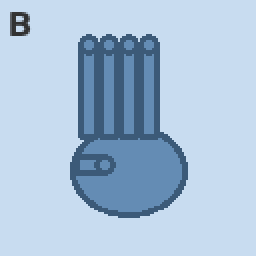
#> input picture sample signs/sign_B.png, 128 x 128 px (shown 2 times larger)
$ python -i preprocessing.py   (imports and definitions only)
#> lines starting #> are read from the running program, lines starting #| are printed output that depends on the picture; after the words box and inside, x2 and y2 are one past the last pixel; in counts of white or black regions, pixels touching at a corner belong together
"""
utils/preprocessing.py
──────────────────────
OpenCV-based image preprocessing pipeline for hand-sign images.
"""

import cv2
import numpy as np

IMG_SIZE = 64   # final feature image size

def load_image(path):
#> called with path = '../sample signs/sign_B.png'
    img = cv2.imread(path)
#> img is the input picture: shape (128, 128, 3); mean B, G, R 217.7, 193.9, 170.1
    if img is None:
        raise FileNotFoundError(f"Cannot load: {path}")
    return img

def resize(img, size=IMG_SIZE):
#> called with size = 64
    return cv2.resize(img, (size, size), interpolation=cv2.INTER_AREA)
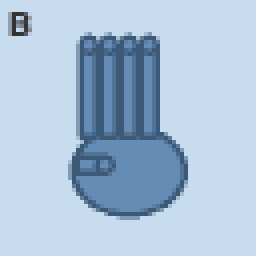
#> returned value: shape (64, 64, 3) (shown 4 times larger); mean of channels 0, 1, 2 217.7, 193.9, 170.1; drawn as B, G, R

def to_gray(img):
    return cv2.cvtColor(img, cv2.COLOR_BGR2GRAY)
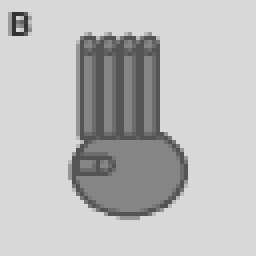
#> returned value: shape (64, 64) (shown 4 times larger); min 50, max 216, mean 189.3

def equalize_hist(gray):
    """CLAHE histogram equalization for contrast normalization."""
    clahe = cv2.createCLAHE(clipLimit=2.0, tileGridSize=(8, 8))
    return clahe.apply(gray)
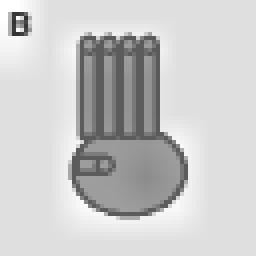
#> returned value: shape (64, 64) (shown 4 times larger); min 49, max 255, mean 201

def gaussian_blur(gray, k=3):
#> called with k = 3
    return cv2.GaussianBlur(gray, (k, k), 0)
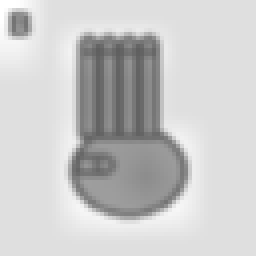
#> returned value: shape (64, 64) (shown 4 times larger); min 95, max 255, mean 201

def canny_edges(gray, lo=40, hi=120):
#> called with lo = 40, hi = 120
    return cv2.Canny(gray, lo, hi)
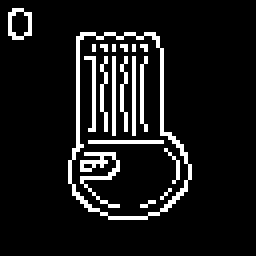
#> returned value: shape (64, 64) (shown 4 times larger); 9.3% white in thin lines or dots, all inside (x1, y1, x2, y2) = (2, 2, 48, 55)

def normalize(img):
    """Float32 [0,1] normalization."""
    return img.astype(np.float32) / 255.0

def preprocess(img_or_path, size=IMG_SIZE):
    """
    Full pipeline:
      BGR → resize → grayscale → CLAHE → Gaussian blur → normalize
    Returns flat 1-D numpy array suitable for scikit-learn.
    """
    if isinstance(img_or_path, str):
        img = load_image(img_or_path)
    else:
        img = img_or_path

    img  = resize(img, size)
    gray = to_gray(img)
    gray = equalize_hist(gray)
    gray = gaussian_blur(gray)
    flat = normalize(gray).flatten()
    return flat

def preprocess_visual(img_or_path, size=IMG_SIZE):
    """
    Returns intermediate stages as dict of uint8 images for UI display.
    """
    if isinstance(img_or_path, str):
        img = load_image(img_or_path)
    else:
        img = img_or_path.copy()

    resized = resize(img, size)
    gray    = to_gray(resized)
    clahe   = equalize_hist(gray)
    blurred = gaussian_blur(clahe)
    edges   = canny_edges(blurred)

    return {
        "Original (resized)": cv2.cvtColor(resized, cv2.COLOR_BGR2RGB),
        "Grayscale":          cv2.cvtColor(gray,    cv2.COLOR_GRAY2RGB),
        "CLAHE":              cv2.cvtColor(clahe,   cv2.COLOR_GRAY2RGB),
        "Gaussian Blur":      cv2.cvtColor(blurred, cv2.COLOR_GRAY2RGB),
        "Canny Edges":        cv2.cvtColor(edges,   cv2.COLOR_GRAY2RGB),
    }

>>> result = preprocess_visual('../sample signs/sign_B.png')
#> result = 5 items
